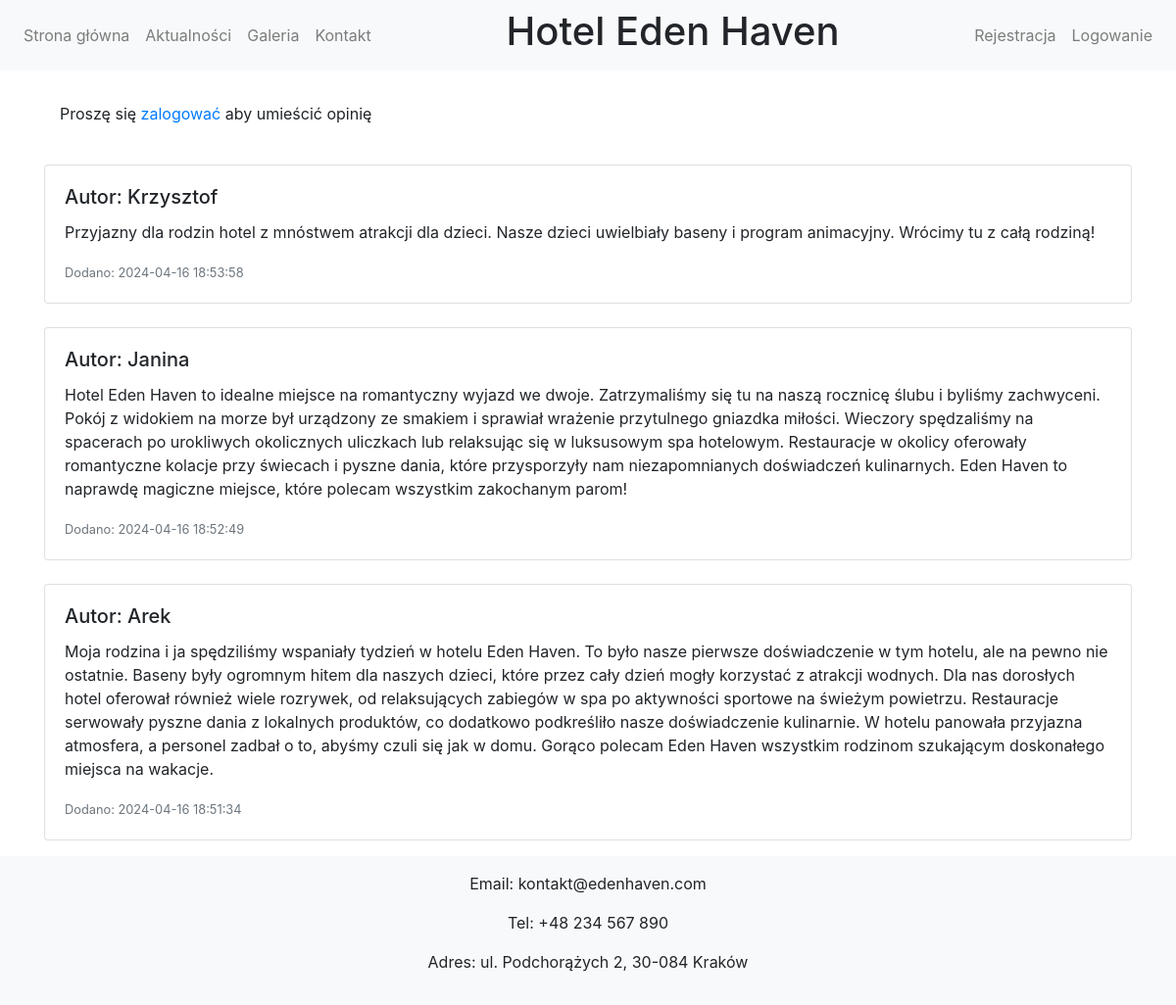
/opinions.php, run on the app's committed database.
### tables this page shows
CREATE TABLE `comments` (
  `comment_id` int(11) NOT NULL,
  `comment` text NOT NULL,
  `user_id` int(11) NOT NULL,
  `date` datetime NOT NULL
);

CREATE TABLE `users` (
  `user_id` int(11) NOT NULL,
  `username` text NOT NULL,
  `password` text NOT NULL,
  `email` text NOT NULL,
  `admin` int(11) NOT NULL
);

### opinions.php (the view, shortened to what this page needs)
<!DOCTYPE html>
<html lang="pl">
<head>
    <link rel="stylesheet" href="https://stackpath.bootstrapcdn.com/bootstrap/4.5.0/css/bootstrap.min.css">
    <link rel="stylesheet" href="style.css">
</head>
<body>
    <?php
    require 'connect.php';
    ?>
    <header>
        <nav class="navbar navbar-expand-lg navbar-light bg-light">
            <ul class="navbar-nav mr-auto">
                <li class="nav-item"><a class="nav-link" href="index.php">Strona główna</a></li>
                <li class="nav-item"><a class="nav-link" href="news.php">Aktualności</a></li>
                <li class="nav-item"><a class="nav-link" href="gallery.php">Galeria</a></li>
                <li class="nav-item"><a class="nav-link" href="#contact">Kontakt</a></li>
            </ul>
            <h1 class="text-center">Hotel Eden Haven</h1>
            <div class="navbar-nav ml-auto">
                <?php
                if (isset($_SESSION['username'])) {
                    echo '<span class="navbar-text">Witaj, ' . $_SESSION['username'] . '</span>';
                    echo '<a class="nav-item nav-link" href="my_reservations.php">Moje rezerwacje</a>';
                    echo '<a class="nav-item nav-link" href="logout.php">Wyloguj</a>';
                } else {
                    echo '<a class="nav-item nav-link" href="register.php">Rejestracja</a>';
                    echo '<a class="nav-item nav-link" href="login.php">Logowanie</a>';
                }
                ?>
            </div>
        </nav>
    </header>
    <main class="container mt-3">
        <?php
        if (isset($_SESSION['username'])) {
            echo '
    <div class="p-3">
        <h2>Zamieść opinię</h2>
        <form action="opinions.php" method="post" class="mt-5">
            <div class="form-group">
                <label for="comment">Twój komentarz:</label>
                <textarea id="comment" name="comment" class="form-control" rows="3" required></textarea>
            </div>
            <input type="hidden" name="user_id" value="' . $_SESSION['user_id'] . '">
            <input type="submit" value="Opublikuj" class="btn btn-primary">
        </form>
    </div>
    ';
        } else {
            echo '<p class="p-3">Proszę się <a href="login.php">zalogować</a> aby umieścić opinię</p>';
        }
        ?>
        <?php
        $stmt = $pdo->query('SELECT comments.comment, users.username, comments.date, comments.comment_id FROM comments JOIN users ON comments.user_id = users.user_id ORDER BY comments.date DESC');
        while ($row = $stmt->fetch()) {
            echo '<div class="card mt-4">';
            echo '<div class="card-body">';
            echo '<h5 class="card-title">Autor: ' . htmlspecialchars($row['username']) . '</h5>';
            echo '<p class="card-text">' . htmlspecialchars($row['comment']) . '</p>';
            echo '<p class="card-text"><small class="text-muted">Dodano: ' . htmlspecialchars($row['date']) . '</small></p>';
            echo '</div>';
            echo '</div>';
        }
        ?>
    </main>
    <footer id="contact" class="footer py-3 mt-3 bg-light">
        <div class="container text-center">
            <p>Email: kontakt@edenhaven.com</p>
            <p>Tel: +48 234 567 890</p>
            <p>Adres: ul. Podchorążych 2, 30-084 Kraków</p>
        </div>
    </footer>
</body>
</html>

### data on the page
comments: user.username "Krzysztof", comment "Przyjazny dla rodzin hotel z mnóstwem atrakcji dla dzieci. Nasze dzieci uwielbiały baseny i program animacyjny. Wrócimy tu z całą rodziną!", date "2024-04-16 18:53:58"
comments: user.username "Janina", comment "Hotel Eden Haven to idealne miejsce na romantyczny wyjazd we dwoje. Zatrzymaliśmy się tu na naszą rocznicę ślubu i byliśmy zachwyceni. Pokój z widokiem na morze był urządzony ze smakiem i sprawiał wrażenie przytulnego gniazdka miłości. Wieczory spędzaliśmy na spacerach po urokliwych okolicznych uliczkach lub relaksując się w luksusowym spa hotelowym. Restauracje w okolicy oferowały romantyczne kolacje przy świecach i pyszne dania, które przysporzyły nam niezapomnianych doświadczeń kulinarnych. Eden Haven to naprawdę magiczne miejsce, które polecam wszystkim zakochanym parom!", date "2024-04-16 18:52:49"
comments: user.username "Arek", comment "Moja rodzina i ja spędziliśmy wspaniały tydzień w hotelu Eden Haven. To było nasze pierwsze doświadczenie w tym hotelu, ale na pewno nie ostatnie. Baseny były ogromnym hitem dla naszych dzieci, które przez cały dzień mogły korzystać z atrakcji wodnych. Dla nas dorosłych hotel oferował również wiele rozrywek, od relaksujących zabiegów w spa po aktywności sportowe na świeżym powietrzu. Restauracje serwowały pyszne dania z lokalnych produktów, co dodatkowo podkreśliło nasze doświadczenie kulinarnie. W hotelu panowała przyjazna atmosfera, a personel zadbał o to, abyśmy czuli się jak w domu. Gorąco polecam Eden Haven wszystkim rodzinom szukającym doskonałego miejsca na wakacje.", date "2024-04-16 18:51:34"
